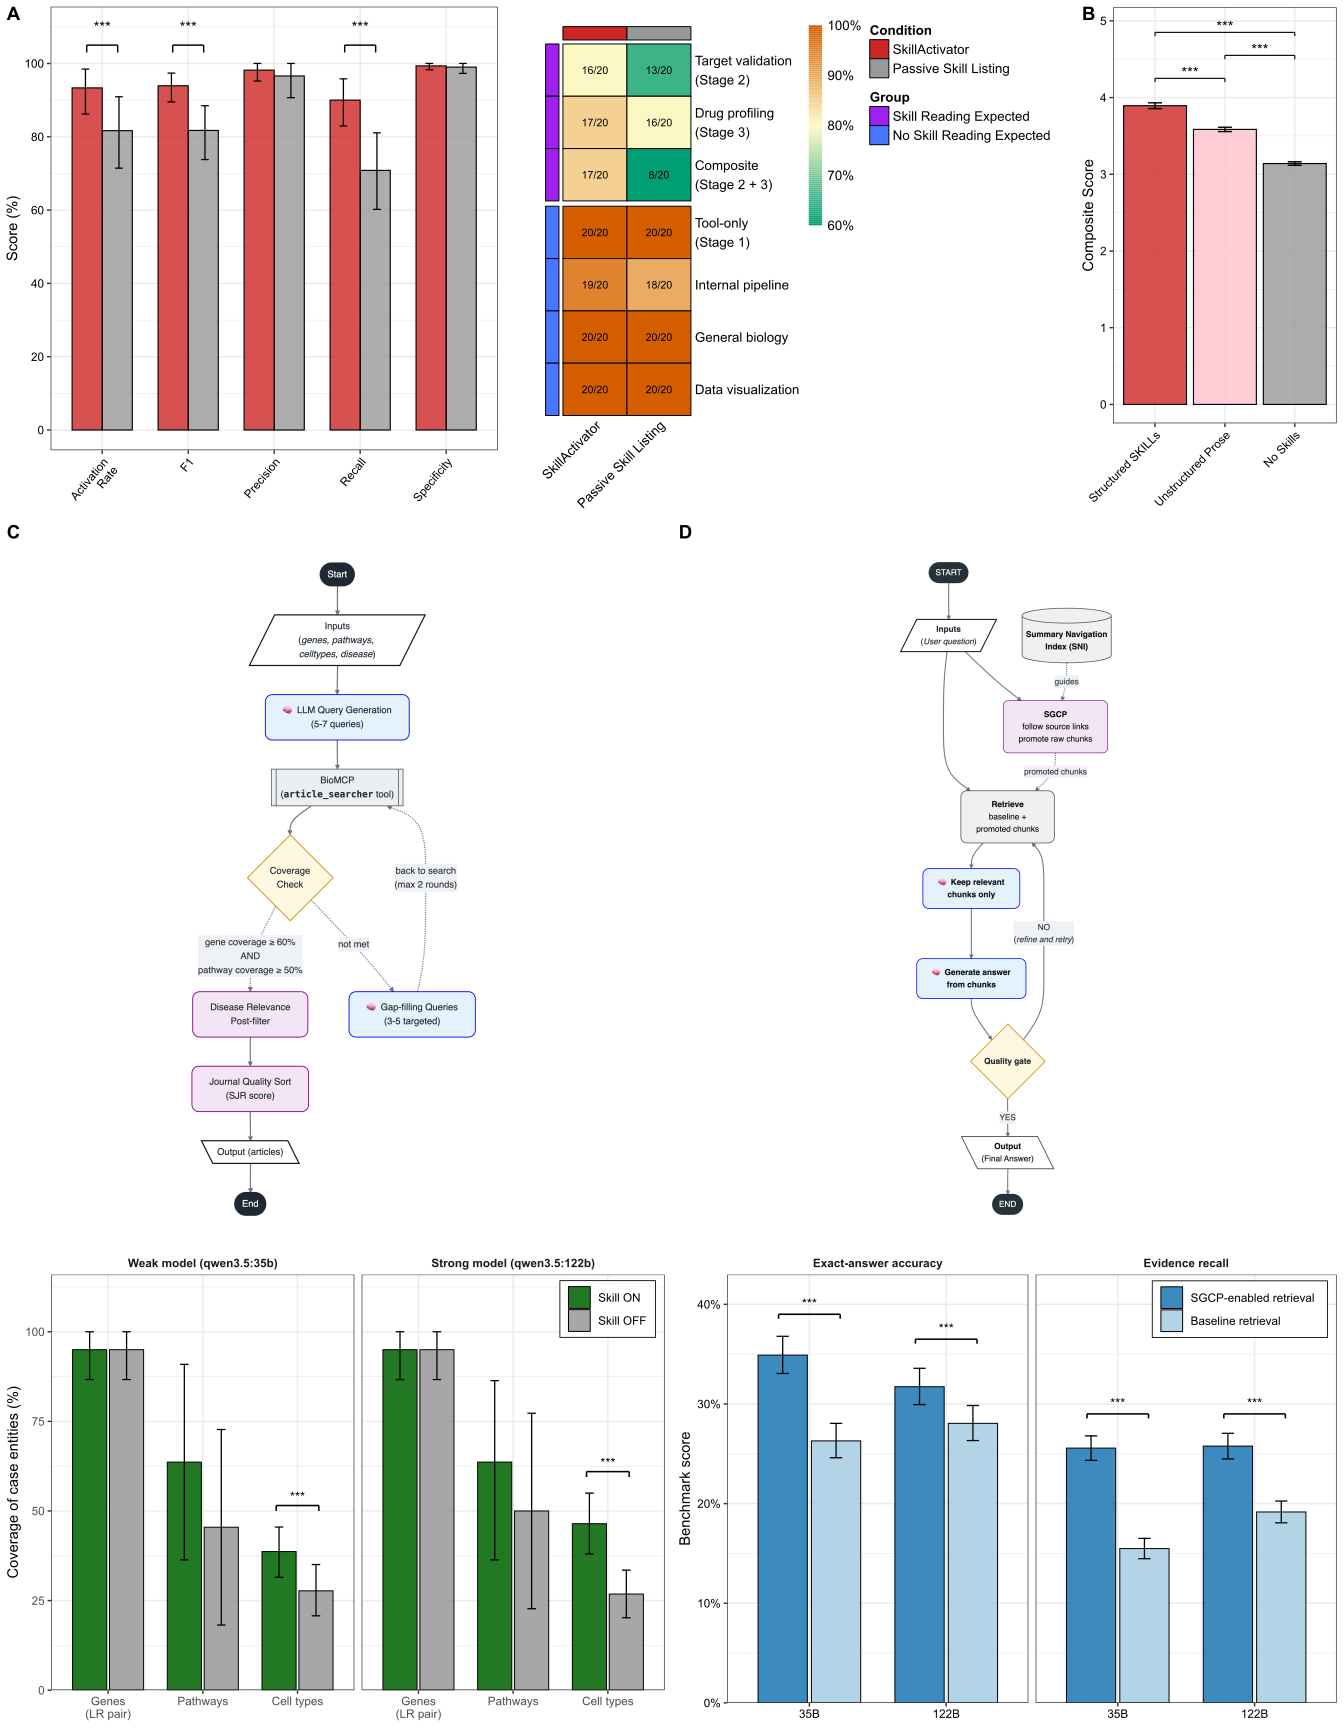

Reproduce this figure in R.
rm(list = ls())

library(tidyverse)
library(ggplot2)
library(cowplot)

setwd("/Users/jungj2/Dropbox/Metadata/aiagent/DeepMAST")

d_flow_svg <- "/Users/jungj2/Dropbox/Metadata/aiagent/DeepMAST/agent_architecture/4.search_literature_dynamic_compact.svg"
e_flow_svg <- "/Users/jungj2/Dropbox/Metadata/mcp/sgcp-rag/docs/main_sgcp_rag_flow.svg"
fig2_layout_svg <- "benchmarks/tot/fig2_layout.svg"
fig2_base_svg <- "benchmarks/tot/fig2_base.svg"
fig2_out_svg <- "benchmarks/tot/fig2.svg"
fig2_out_png <- "benchmarks/tot/fig2.png"

a <- readRDS('benchmarks/tot/fig2ab.rds')[[1]]
b <- readRDS('benchmarks/tot/fig2ab.rds')[[2]]
c <- readRDS('benchmarks/tot/fig2c.rds')

d0 <- ggdraw()
d <- readRDS('benchmarks/tot/fig2d.rds')

e0 <- ggdraw()
e <- readRDS('benchmarks/tot/fig2e.rds')


abc <- plot_grid(a, b, c,
  align = "hv",
  labels = c("A", "", "B"),
  rel_widths = c(0.4, 0.4, 0.2),
  nrow = 1
)
abc

dd <- plot_grid(d0, d,
  rel_heights = c(0.60, 0.40),
  nrow=2
)
dd


ee <- plot_grid(e0, e,
  rel_heights = c(0.60, 0.40),
  nrow=2
)
ee

de <- plot_grid(dd, ee,
  align = "hv",
  labels = c("C", "D"),
  rel_widths = c(0.5, 0.5),
  nrow = 1
)
de


fig2 <- plot_grid(abc, de,
  align = "hv",
  rel_heights = c(0.3, 0.7),
  nrow = 2
)
ggsave(fig2_layout_svg, fig2, width = 14, height = 18, bg = "white")

compose_status <- system2(
  "python3",
  c(
    "benchmarks/tot/compose_fig2_mermaid_svg.py",
    fig2_layout_svg,
    d_flow_svg,
    e_flow_svg,
    fig2_base_svg
  )
)
if (!identical(compose_status, 0L)) {
  stop("Failed to compose Mermaid SVG into fig2_base.svg", call. = FALSE)
}

file.copy(fig2_base_svg, fig2_out_svg, overwrite = TRUE)

png_status <- system2("rsvg-convert", c(fig2_out_svg, "-o", fig2_out_png))
if (!identical(png_status, 0L)) {
  stop("Failed to render fig2.svg to fig2.png", call. = FALSE)
}

s_a <- readRDS('benchmarks/tot/sfig2c.rds')
s_d <- readRDS('benchmarks/tot/sfig2d.rds')

sfig2 <- plot_grid(s_a, s_d,
  align = "v",
  rel_widths = c(0.6, 0.3),
  labels = c("", "C"),
  nrow = 1
)
ggsave('benchmarks/tot/sfig2.svg', sfig2, width = 14, height = 4, bg = "white")
